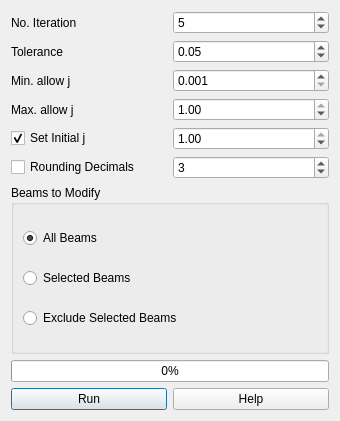
<?xml version="1.0" encoding="UTF-8"?>
<ui version="4.0">
 <class>Dialog</class>
 <widget class="QDialog" name="Dialog">
  <property name="geometry">
   <rect>
    <x>0</x>
    <y>0</y>
    <width>340</width>
    <height>421</height>
   </rect>
  </property>
  <property name="windowTitle">
   <string>beam torsion options</string>
  </property>
  <layout class="QVBoxLayout" name="verticalLayout">
   <item>
    <layout class="QGridLayout" name="gridLayout">
     <item row="2" column="1">
      <widget class="QDoubleSpinBox" name="minj_spinbox">
       <property name="decimals">
        <number>3</number>
       </property>
       <property name="minimum">
        <double>0.001000000000000</double>
       </property>
       <property name="maximum">
        <double>1.000000000000000</double>
       </property>
       <property name="singleStep">
        <double>0.010000000000000</double>
       </property>
       <property name="value">
        <double>0.001000000000000</double>
       </property>
      </widget>
     </item>
     <item row="0" column="0">
      <widget class="QLabel" name="label_3">
       <property name="text">
        <string>No. Iteration</string>
       </property>
      </widget>
     </item>
     <item row="3" column="0">
      <widget class="QLabel" name="label_6">
       <property name="text">
        <string>Max. allow j</string>
       </property>
      </widget>
     </item>
     <item row="3" column="1">
      <widget class="QDoubleSpinBox" name="maxj_spinbox">
       <property name="minimum">
        <double>0.010000000000000</double>
       </property>
       <property name="maximum">
        <double>1.000000000000000</double>
       </property>
       <property name="singleStep">
        <double>0.010000000000000</double>
       </property>
       <property name="value">
        <double>1.000000000000000</double>
       </property>
      </widget>
     </item>
     <item row="2" column="0">
      <widget class="QLabel" name="label_5">
       <property name="text">
        <string>Min. allow j</string>
       </property>
      </widget>
     </item>
     <item row="1" column="0">
      <widget class="QLabel" name="label_4">
       <property name="text">
        <string>Tolerance</string>
       </property>
      </widget>
     </item>
     <item row="4" column="1">
      <widget class="QDoubleSpinBox" name="initial_spinbox">
       <property name="minimum">
        <double>0.010000000000000</double>
       </property>
       <property name="maximum">
        <double>1.000000000000000</double>
       </property>
       <property name="singleStep">
        <double>0.010000000000000</double>
       </property>
       <property name="value">
        <double>1.000000000000000</double>
       </property>
      </widget>
     </item>
     <item row="1" column="1">
      <widget class="QDoubleSpinBox" name="tolerance_spinbox">
       <property name="minimum">
        <double>0.010000000000000</double>
       </property>
       <property name="maximum">
        <double>0.500000000000000</double>
       </property>
       <property name="singleStep">
        <double>0.010000000000000</double>
       </property>
       <property name="value">
        <double>0.050000000000000</double>
       </property>
      </widget>
     </item>
     <item row="0" column="1">
      <widget class="QSpinBox" name="iteration_spinbox">
       <property name="minimum">
        <number>1</number>
       </property>
       <property name="value">
        <number>5</number>
       </property>
      </widget>
     </item>
     <item row="6" column="0">
      <widget class="QCheckBox" name="rounding">
       <property name="text">
        <string>Rounding Decimals</string>
       </property>
       <property name="checked">
        <bool>false</bool>
       </property>
      </widget>
     </item>
     <item row="4" column="0">
      <widget class="QCheckBox" name="initial_checkbox">
       <property name="text">
        <string>Set Initial j</string>
       </property>
       <property name="checked">
        <bool>true</bool>
       </property>
      </widget>
     </item>
     <item row="6" column="1">
      <widget class="QSpinBox" name="round_decimals">
       <property name="minimum">
        <number>1</number>
       </property>
       <property name="maximum">
        <number>10</number>
       </property>
       <property name="value">
        <number>3</number>
       </property>
      </widget>
     </item>
    </layout>
   </item>
   <item>
    <widget class="QGroupBox" name="groupBox">
     <property name="title">
      <string>Beams to Modify</string>
     </property>
     <layout class="QVBoxLayout" name="verticalLayout_2">
      <item>
       <widget class="QRadioButton" name="all_beams">
        <property name="text">
         <string>All Beams</string>
        </property>
        <property name="checked">
         <bool>true</bool>
        </property>
       </widget>
      </item>
      <item>
       <widget class="QRadioButton" name="selected_beams">
        <property name="text">
         <string>Selected Beams</string>
        </property>
       </widget>
      </item>
      <item>
       <widget class="QRadioButton" name="exclude_selected_beams">
        <property name="text">
         <string>Exclude Selected Beams</string>
        </property>
       </widget>
      </item>
     </layout>
    </widget>
   </item>
   <item>
    <widget class="QProgressBar" name="progressbar">
     <property name="value">
      <number>0</number>
     </property>
     <property name="textVisible">
      <bool>true</bool>
     </property>
     <property name="invertedAppearance">
      <bool>false</bool>
     </property>
    </widget>
   </item>
   <item>
    <layout class="QHBoxLayout" name="horizontalLayout">
     <item>
      <widget class="QPushButton" name="run">
       <property name="text">
        <string>Run</string>
       </property>
       <property name="icon">
        <iconset>
         <normaloff>:/civiltools/images/run.svg</normaloff>:/civiltools/images/run.svg</iconset>
       </property>
       <property name="iconSize">
        <size>
         <width>60</width>
         <height>60</height>
        </size>
       </property>
      </widget>
     </item>
     <item>
      <widget class="QPushButton" name="help">
       <property name="text">
        <string>Help</string>
       </property>
       <property name="icon">
        <iconset>
         <normaloff>:/civiltools/images/help.png</normaloff>:/civiltools/images/help.png</iconset>
       </property>
       <property name="iconSize">
        <size>
         <width>60</width>
         <height>60</height>
        </size>
       </property>
       <property name="shortcut">
        <string/>
       </property>
      </widget>
     </item>
    </layout>
   </item>
  </layout>
 </widget>
 <tabstops>
  <tabstop>iteration_spinbox</tabstop>
  <tabstop>tolerance_spinbox</tabstop>
  <tabstop>minj_spinbox</tabstop>
  <tabstop>maxj_spinbox</tabstop>
  <tabstop>initial_spinbox</tabstop>
  <tabstop>initial_checkbox</tabstop>
 </tabstops>
 <connections/>
</ui>
